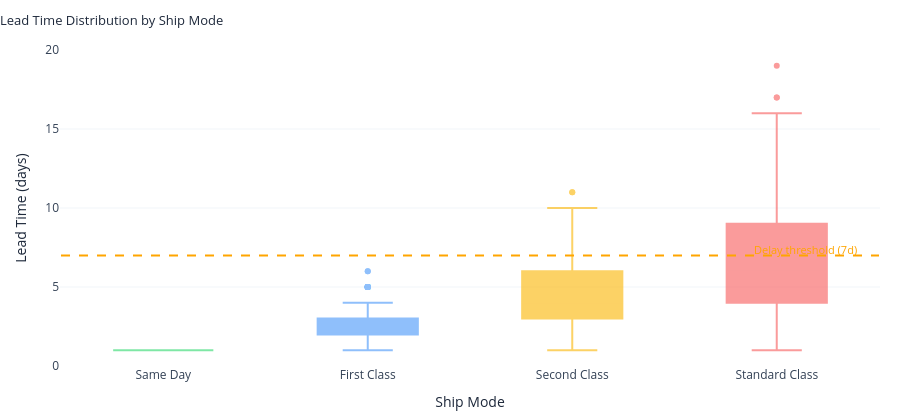

The code cell stored with this chart in its notebook:
### Markdown cell above
Standard Class dominates order volume at 6,120 shipments (60% of total) but carries the highest operational risk — a 37% delay rate means roughly 1 in 3 orders misses the 7-day threshold. Same Day and First Class maintain perfect on-time records with zero delays, while Second Class sits in between at a manageable 6% delay rate.

Delivery consistency tightens with faster modes — Same Day shows zero variability (std dev 0.00) while Standard Class spreads across nearly 3 days of variation around its mean, making it the least predictable mode for customers.

Average sales value is broadly uniform across all modes at approximately $13–$14 per shipment, indicating that order value does not appear to be a determinant of ship mode assignment within the current routing structure.

**The core operational implication** is that the highest-volume mode carries the network's greatest delay burden. Given that faster modes demonstrate delay rates at or near zero, the data does not point to a network-wide capability constraint — it points to a routing allocation imbalance. A review of order assignment logic, particularly for orders currently defaulting to Standard Class, is where the most measurable gains are likely to be found.

### Code cell
# 6.3 — Lead Time Distribution by Ship Mode (Box Plot)
import plotly.graph_objects as go

fig_box = go.Figure()

mode_order = ["Same Day", "First Class", "Second Class", "Standard Class"]
colors = ["#4ade80", "#60a5fa", "#fbbf24", "#f87171"]

for mode, color in zip(mode_order, colors):
    fig_box.add_trace(go.Box(
        y=df[df["Ship Mode"] == mode]["Lead Time"],
        name=mode,
        marker_color=color,
        line=dict(color=color),
        fillcolor=color,
        opacity=0.7,
        boxmean=False,
        hovertemplate=f"<b>{mode}</b><br>Lead Time: %{{y}} days<extra></extra>",
    ))

fig_box.add_shape(
    type="line",
    x0=-0.5, x1=3.5,
    y0=DELAY_THRESHOLD_DAYS, y1=DELAY_THRESHOLD_DAYS,
    line=dict(color="orange", width=2, dash="dash"),
)

fig_box.add_annotation(
    x=3.4, y=DELAY_THRESHOLD_DAYS + 0.4,
    text=f"Delay threshold ({DELAY_THRESHOLD_DAYS}d)",
    showarrow=False,
    font=dict(color="orange", size=11),
    xanchor="right",
)

fig_box.update_layout(
    height=420,
    plot_bgcolor="white",
    paper_bgcolor="white",
    title=dict(
        text="Lead Time Distribution by Ship Mode",
        font=dict(size=13, color="#1e293b"), x=0,
    ),
    xaxis=dict(title="Ship Mode", tickfont=dict(color="#334155", size=12), title_font=dict(color="#1e293b")),
    yaxis=dict(title="Lead Time (days)", tickfont=dict(color="#334155", size=12), title_font=dict(color="#1e293b"), gridcolor="#f1f5f9"),
    showlegend=False,
    margin=dict(t=50, b=40, l=60, r=20),
)
fig_box.show()

### Figure 1 — Plotly figure (JSON) as saved in the notebook; plotly's stock layout.template omitted (floating-point values rounded to 4 significant figures; data arrays with more than 128 entries replaced by an {"elided": "..."} marker saying what was removed)
{"data": [{"boxmean": false, "fillcolor": "#4ade80", "hovertemplate": "<b>Same Day</b><br>Lead Time: %{y} days<extra></extra>", "line": {"color": "#4ade80"}, "marker": {"color": "#4ade80"}, "name": "Same Day", "opacity": 0.7, "type": "box", "y": {"elided": "547 int values"}}, {"boxmean": false, "fillcolor": "#60a5fa", "hovertemplate": "<b>First Class</b><br>Lead Time: %{y} days<extra></extra>", "line": {"color": "#60a5fa"}, "marker": {"color": "#60a5fa"}, "name": "First Class", "opacity": 0.7, "type": "box", "y": {"elided": "1548 int values"}}, {"boxmean": false, "fillcolor": "#fbbf24", "hovertemplate": "<b>Second Class</b><br>Lead Time: %{y} days<extra></extra>", "line": {"color": "#fbbf24"}, "marker": {"color": "#fbbf24"}, "name": "Second Class", "opacity": 0.7, "type": "box", "y": {"elided": "1979 int values"}}, {"boxmean": false, "fillcolor": "#f87171", "hovertemplate": "<b>Standard Class</b><br>Lead Time: %{y} days<extra></extra>", "line": {"color": "#f87171"}, "marker": {"color": "#f87171"}, "name": "Standard Class", "opacity": 0.7, "type": "box", "y": {"elided": "6120 int values"}}], "layout": {"annotations": [{"font": {"color": "orange", "size": 11}, "showarrow": false, "text": "Delay threshold (7d)", "x": 3.4, "xanchor": "right", "y": 7.4}], "height": 420, "margin": {"b": 40, "l": 60, "r": 20, "t": 50}, "paper_bgcolor": "white", "plot_bgcolor": "white", "shapes": [{"line": {"color": "orange", "dash": "dash", "width": 2}, "type": "line", "x0": -0.5, "x1": 3.5, "y0": 7, "y1": 7}], "showlegend": false, "title": {"font": {"color": "#1e293b", "size": 13}, "text": "Lead Time Distribution by Ship Mode", "x": 0}, "xaxis": {"tickfont": {"color": "#334155", "size": 12}, "title": {"font": {"color": "#1e293b"}, "text": "Ship Mode"}}, "yaxis": {"gridcolor": "#f1f5f9", "tickfont": {"color": "#334155", "size": 12}, "title": {"font": {"color": "#1e293b"}, "text": "Lead Time (days)"}}}}
